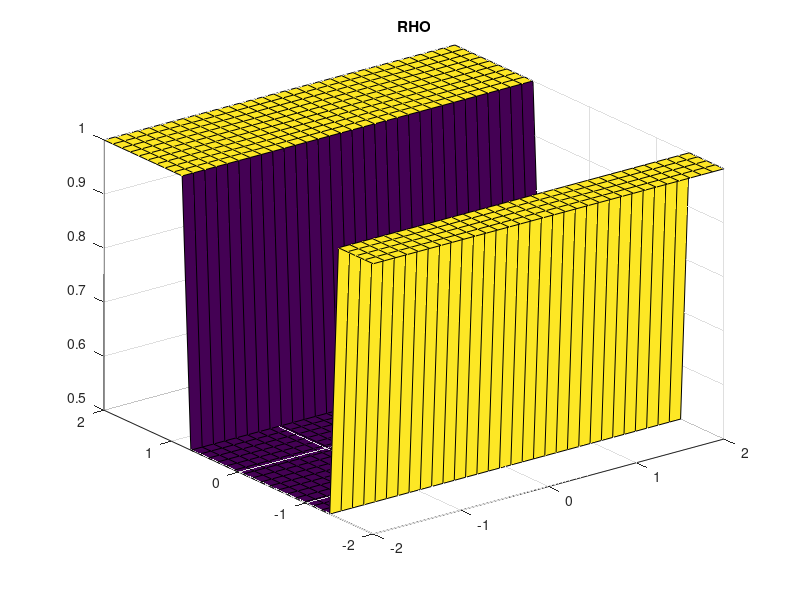
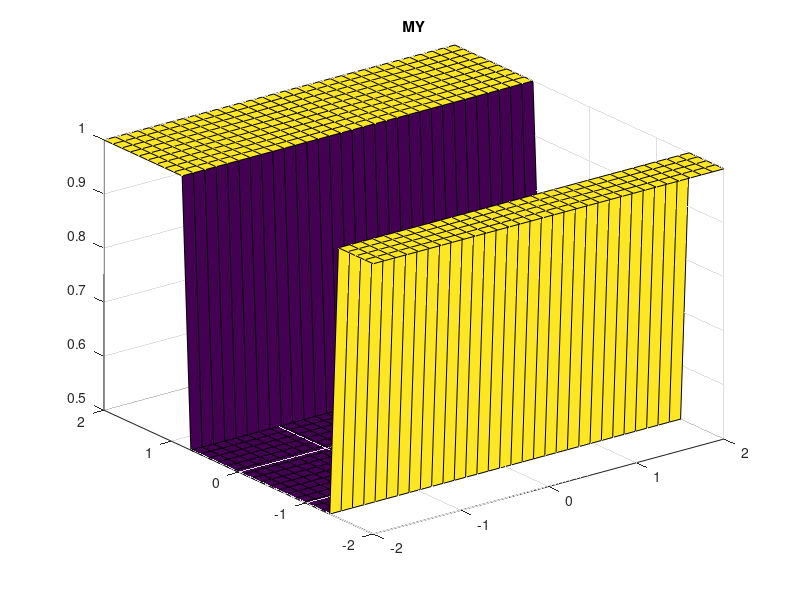
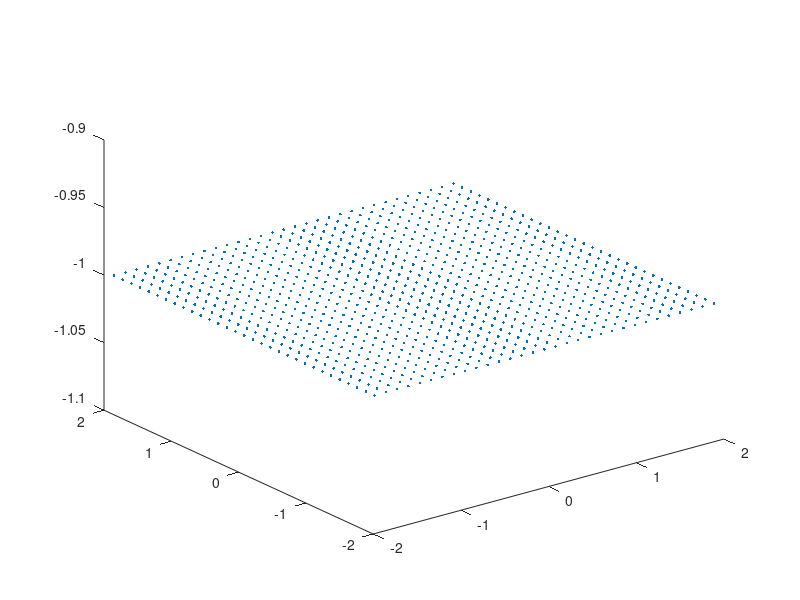

Recreate these plots in MATLAB, in order. (Note: this script raises an error after producing the figures.)
clear all; clc; %close all;
% Lax-Wendroff Scheme for solving the compressible Euler Equations

% Domain initialization
nx   =  32 ; ny   =  32 ;
xmax =  2.0; ymax =  2.0;
xmin = -2.0; ymin = -2.0;
dx = (xmax-xmin)/(nx-1);
dy = (ymax-ymin)/(ny-1);
[X,Y] = meshgrid(xmin:dx:xmax,ymin:dy:ymax);

% Time initialization
tmax = 100;
CFL  = 0.2;
dt   = CFL*min(dx,dy);
Cx   = dt/dx;
Cy   = dt/dy;

% Switches
TVD = 2;                  % 1=MinMod, 2=Superbee, 3=Nonlinear Superbee
BC  = 2;                  % 1=Reflective, 2=Periodic
SCH = 4;                  % 1=Lax-Wendroff, 2=MPDATA,4=FEM

% Physical Constants
gamma = 1.4;

% Initial Conditions
RHO = ones (ny+4,nx+4);
MX  = zeros(ny+4,nx+4);
MY  = ones(ny+4,nx+4);
E   = ones (ny+4,nx+4)*20;
P   = ones (ny+4,nx+4);

% RHO(3:ny+2,3:nx+2) = exp(-2*(X.^2+Y.^2)) + 1;
% RHO(ny/2-ny/4:ny/2+ny/4,:) = 2;
RHO(ny/4:3*ny/4,:) = .5;
%RHO(3:nx+2,3:ny+2) = 1+.25*cos((2*pi/4)*Y);
%     RHO(2,:) = RHO(3,:); 
%     RHO(1,:) = RHO(2,:); 
%     RHO(:,2) = RHO(:,3); 
%     RHO(:,1) = RHO(:,2);
%     RHO(ny+3,:) = RHO(ny+2,:);
%     RHO(ny+4,:) = RHO(ny+2,:);
%     RHO(:,nx+3) = RHO(:,nx+2);
%     RHO(:,nx+4) = RHO(:,nx+2);
MY = RHO;
E = RHO;
P = (gamma-1)*(E-0.5*((MX.^2 + MY.^2)./RHO));
% MY (ny/2+2:ny+4,:) = 0.5;
% P  (ny/2+2:ny+4,:) = 0.5;

figure(1),surf(X,Y,RHO(3:ny+2,3:nx+2)), title('RHO')
figure(2),surf(X,Y,MY(3:ny+2,3:nx+2) ), title('MY' )
%figure(3),plot(MY(:,34),'.-'         ), title('MY' )

RHO_New = RHO;
err = eps*(randi([-1,1],nx,ny));
RHO(3:ny+2,3:nx+2) = RHO(3:ny+2,3:nx+2) + 0*eps*(randi([-1,1],nx,ny));


for t=0:dt:tmax
    t1 = tic;
% Boundary Conditions
if BC == 1 % Reflective BC
    RHO(2,:) = RHO(3,:); P(2,:) = P(3,:); E(2,:) = E(3,:);
    RHO(1,:) = RHO(2,:); P(1,:) = P(2,:); E(1,:) = E(2,:);
    RHO(:,2) = RHO(:,3); P(:,2) = P(:,3); E(:,2) = E(:,3);
    RHO(:,1) = RHO(:,2); P(:,1) = P(:,2); E(:,1) = E(:,2);
    
    MX(2,:) = -MX(3,:); MY(2,:) = -MY(3,:);
    MX(1,:) =  MX(2,:); MY(1,:) =  MY(2,:);
    MX(:,2) = -MX(:,3); MY(:,2) = -MY(:,3);
    MX(:,1) =  MX(:,2); MY(:,1) =  MY(:,2);
    
    RHO(ny+3,:) = RHO(ny+2,:); P(ny+3,:) = P(ny+2,:); E(ny+3,:) = E(ny+2,:);
    RHO(ny+4,:) = RHO(ny+2,:); P(ny+4,:) = P(ny+2,:); E(ny+4,:) = E(ny+2,:);
    RHO(:,nx+3) = RHO(:,nx+2); P(:,nx+3) = P(:,nx+2); E(:,nx+3) = E(:,nx+2);
    RHO(:,nx+4) = RHO(:,nx+2); P(:,nx+4) = P(:,nx+2); E(:,nx+4) = E(:,nx+2);
    
    MX(ny+3,:) = -MX(ny+2,:); MY(ny+3,:) = -MY(ny+2,:);
    MX(ny+4,:) =  MX(ny+3,:); MY(ny+4,:) =  MY(ny+3,:);
    MX(:,nx+3) = -MX(:,nx+2); MY(:,nx+3) = -MY(:,nx+2);
    MX(:,nx+4) =  MX(:,nx+3); MY(:,nx+4) =  MY(:,nx+3);
    
elseif BC == 2 % Periodic BC
    RHO(2,:) = RHO(ny+2,:); P(2,:) = P(ny+2,:); E(2,:) = E(ny+2,:);
    RHO(1,:) = RHO(ny+1,:); P(1,:) = P(ny+1,:); E(1,:) = E(ny+1,:);
    RHO(:,2) = RHO(:,nx+2); P(:,2) = P(:,nx+2); E(:,2) = E(:,nx+2);
    RHO(:,1) = RHO(:,nx+1); P(:,1) = P(:,nx+1); E(:,1) = E(:,nx+1);
    
    MX(2,:) = MX(ny+2,:); MY(2,:) = MY(ny+2,:);
    MX(1,:) = MX(ny+1,:); MY(1,:) = MY(ny+1,:);
    MX(:,2) = MX(:,nx+2); MY(:,2) = MY(:,nx+2);
    MX(:,1) = MX(:,nx+1); MY(:,1) = MY(:,nx+1);
    
    RHO(ny+3,:) = RHO(3,:); P(ny+3,:) = P(3,:); E(ny+3,:) = E(3,:);
    RHO(ny+4,:) = RHO(4,:); P(ny+4,:) = P(4,:); E(ny+4,:) = E(4,:);
    RHO(:,nx+3) = RHO(:,3); P(:,nx+3) = P(:,3); E(:,nx+3) = E(:,3);
    RHO(:,nx+4) = RHO(:,4); P(:,nx+4) = P(:,4); E(:,nx+4) = E(:,4);
    
    MX(ny+3,:) = MX(3,:); MY(ny+3,:) = MY(3,:);
    MX(ny+4,:) = MX(4,:); MY(ny+4,:) = MY(4,:);
    MX(:,nx+3) = MX(:,3); MY(:,nx+3) = MY(:,3);
    MX(:,nx+4) = MX(:,4); MY(:,nx+4) = MY(:,4);    
        
end

% First Pass
j = 1:ny+2;
i = 1:nx+2;

% X Direction
% Density
RHOx (j,i) = 0.5*(RHO(j+2,i+2)+RHO(j+2,i+1))...
    - Cx/2*(MX(j+2,i+2)-MX(j+2,i+1));

% X Momentum
MXx  (j,i) = 0.5*(MX(j+2,i+2)+MX(j+2,i+1))...
    - Cx/2*((MX(j+2,i+2).^2./RHO(j+2,i+2)+P(j+2,i+2))...
          - (MX(j+2,i+1).^2./RHO(j+2,i+1)+P(j+2,i+1)));
      
% Y Momentum
MYx  (j,i) = 0.5*(MY(j+2,i+2)+MY(j+2,i+1))...
    - Cx/2*(MX(j+2,i+2).*MY(j+2,i+2)./RHO(j+2,i+2)...
          - MX(j+2,i+1).*MY(j+2,i+1)./RHO(j+2,i+1));
      
% Energy Flux
Ex   (j,i) = 0.5*(E(j+2,i+2)+E(j+2,i+1))...
    - Cx/2*((E(j+2,i+2)+P(j+2,i+2)).*MX(j+2,i+2)./RHO(j+2,i+2)...
          - (E(j+2,i+1)+P(j+2,i+1)).*MX(j+2,i+1)./RHO(j+2,i+1));
% Pressure
Px   (j,i) = (gamma-1)*(Ex(j,i)-0.5*((MXx(j,i).^2+MYx(j,i).^2)./RHOx(j,i)));

% Y Direction
RHOy (j,i) = 0.5*(RHO(j+2,i+2)+RHO(j+1,i+2))...
    - Cy/2*(MY(j+2,i+2)-MY(j+1,i+2));

% X Momentum
MXy  (j,i) = 0.5*(MX(j+2,i+2)+MX(j+1,i+2))...
    - Cy/2*(MY(j+2,i+2).*MX(j+2,i+2)./RHO(j+2,i+2)...
          - MY(j+1,i+2).*MX(j+1,i+2)./RHO(j+1,i+2));
% Y Momentum
MYy  (j,i) = 0.5*(MY(j+2,i+2)+MY(j+1,i+2))...
    - Cy/2*((MY(j+2,i+2).^2./RHO(j+2,i+2)+P(j+2,i+2))...
          - (MY(j+1,i+2).^2./RHO(j+1,i+2)+P(j+1,i+2)));
      
% Energy Flux
Ey   (j,i) = 0.5*(E(j+2,i+2)+E(j+1,i+2))...
    - Cy/2*((E(j+2,i+2)+P(j+2,i+2)).*MY(j+2,i+2)./RHO(j+2,i+2)...
          - (E(j+1,i+2)+P(j+1,i+2)).*MY(j+1,i+2)./RHO(j+1,i+2));
      
% Pressure
Py   (j,i) = (gamma-1)*(Ey(j,i)-0.5*((MXy(j,i).^2+MYy(j,i).^2)./RHOy(j,i)));

% Second Pass
j = 3:ny+2;
i = 3:nx+2;

nuplusy  = abs(MYy(j-1,i-2)./RHOy(j-1,i-2)...
    +sqrt(gamma*Py(j-1,i-2)./RHOy(j-1,i-2)))*Cy;
nuplusx  = abs(MXx(j-2,i-1)./RHOx(j-2,i-1)...
    +sqrt(gamma*Px(j-2,i-1)./RHOx(j-2,i-1)))*Cx;
numinusy = abs(MYy(j-2,i-2)./RHOy(j-2,i-2)...
    +sqrt(gamma*Py(j-2,i-2)./RHOy(j-2,i-2)))*Cy;
numinusx = abs(MXx(j-2,i-2)./RHOx(j-2,i-2)...
    +sqrt(gamma*Px(j-2,i-2)./RHOx(j-2,i-2)))*Cx;

% Mass Conservation
if SCH == 1 % Use Lax-Wendroff
% nuplusy  = abs(MYy(j-1,i-2)./RHOy(j-1,i-2)...
%     - sqrt(gamma*Py(j-1,i-2)./RHOy(j-1,i-2)))*Cy;
% nuplusx  = abs(MXx(j-2,i-1)./RHOx(j-2,i-1)...
%     - sqrt(gamma*Px(j-2,i-1)./RHOx(j-2,i-1)))*Cx;
% numinusy = abs(MYy(j-2,i-2)./RHOy(j-2,i-2)...
%     - sqrt(gamma*Py(j-2,i-2)./RHOy(j-2,i-2)))*Cy;
% numinusx = abs(MXx(j-2,i-2)./RHOx(j-2,i-2)...
%     - sqrt(gamma*Px(j-2,i-2)./RHOx(j-2,i-2)))*Cx;
       
RHO_New (j,i) = RHO(j,i) - Cx*(MXx(j-2,i-1)-MXx(j-2,i-2))...
                         - Cy*(MYy(j-1,i-2)-MYy(j-2,i-2))...
    - wminusx(RHO,j,i,numinusx,TVD).*(RHO(j  ,i  )-RHO(j  ,i-1))...
    + wplusx (RHO,j,i,nuplusx ,TVD).*(RHO(j  ,i+1)-RHO(j  ,i  ))...
    - wminusy(RHO,j,i,numinusy,TVD).*(RHO(j  ,i  )-RHO(j-1,i  ))...
    + wplusy (RHO,j,i,nuplusy ,TVD).*(RHO(j+1,i  )-RHO(j  ,i  ));

elseif SCH == 2 % Use MPDATA
U_halfp (j,i) = (MX(j,i+1)./RHO(j,i+1) + MX(j,i  )./RHO(j,i  ))*Cx/2;
U_halfm (j,i) = (MX(j,i  )./RHO(j,i  ) + MX(j,i-1)./RHO(j,i-1))*Cx/2;
V_halfp (j,i) = (MY(j+1,i)./RHO(j+1,i) + MY(j,i  )./RHO(j,i  ))*Cy/2;
V_halfm (j,i) = (MY(j,i  )./RHO(j,i  ) + MY(j-1,i)./RHO(j-1,i))*Cy/2;

RHO_New (j,i) = RHO(j,i) - (MPDATA(RHO(j,i  ),RHO(j,i+1),U_halfp(j,i))...
                          - MPDATA(RHO(j,i-1),RHO(j,i  ),U_halfm(j,i)))...
                         - (MPDATA(RHO(j,i  ),RHO(j+1,i),V_halfp(j,i))...
                          - MPDATA(RHO(j-1,i),RHO(j,i  ),V_halfm(j,i)));
                      
U_d_p   (j,i) = dt/dx*((abs(U_halfp(j,i))-U_halfp(j,i).^2).*...
    d_px(j,i  ,RHO_New) - U_halfp(j,i).*V_halfp(j,i).*d_py(j,i  ,RHO_New));
U_d_m   (j,i) = dt/dx*((abs(U_halfm(j,i))-U_halfm(j,i).^2).*...
    d_px(j,i-1,RHO_New) - U_halfm(j,i).*V_halfm(j,i).*d_py(j,i-1,RHO_New));
V_d_p   (j,i) = dt/dy*((abs(V_halfp(j,i))-V_halfp(j,i).^2).*...
    d_py(j  ,i,RHO_New) - U_halfp(j,i).*V_halfp(j,i).*d_px(j  ,i,RHO_New));
V_d_m   (j,i) = dt/dy*((abs(V_halfm(j,i))-V_halfm(j,i).^2).*...
    d_py(j-1,i,RHO_New) - U_halfm(j,i).*V_halfm(j,i).*d_px(j-1,i,RHO_New));

RHO_New (j,i) = RHO_New(j,i) - (MPDATA(RHO_New(j,i  ),RHO_New(j,i+1),U_d_p(j,i))...
                              - MPDATA(RHO_New(j,i-1),RHO_New(j,i  ),U_d_m(j,i)))...
                             - (MPDATA(RHO_New(j,i  ),RHO_New(j+1,i),V_d_p(j,i))...
                              - MPDATA(RHO_New(j-1,i),RHO_New(j,i  ),V_d_m(j,i)));

elseif BC == 2 && SCH == 4
    %Remove extra points used for BCs
    RHO_New = RHO(3:ny+2,3:nx+2);
    MX_t = MX(3:ny+2,3:nx+2);
    MY_t = MY(3:ny+2,3:nx+2);
    a = 1;
    U = reshape(MX_t./RHO_New,nx*ny,1);
    V = reshape(MY_t./RHO_New,nx*ny,1);
    X = reshape(X,nx*ny,1);
    Y = reshape(Y,nx*ny,1);
    %tri = delaunay(X,Y);
    n = 1;
    for k = 1:nx*ny
        if rem(k,ny) ~= 0 && k < (nx-1)*ny
            tri(n,1:3) = [k, k+1, k+ny];
            n = n+1;
            tri(n,1:3) = [k+1, k+1+ny, k+ny];
            n = n+1;
        end
    end
    
    alias = [(1:ny)',(nx*ny-(ny-1):nx*ny)';(1+ny:ny:nx*ny-(ny-1))',(2*ny:ny:nx*ny)'];
    alias = fliplr(alias);
    nalias = 1:nx*ny; %any node that is not on the right side of alias
    nalias(alias(:,2)) = [];
    
    %Assemble the Global stiffness matrix from local matrices
    M = zeros(nx*ny,nx*ny);
    K = zeros(nx*ny,nx*ny);
    n = 1:length(tri);
    Me1 = zeros(3,3);
    Me2 = zeros(3,3);
    Me3 = zeros(3,3);
    h(n) = .707*(xmax-xmin)/(nx-1);
    A(n) = abs(.5*(X(tri(n,1)).*Y(tri(n,2)) - X(tri(n,1)).*Y(tri(n,3))...
                 + X(tri(n,2)).*Y(tri(n,3)) - X(tri(n,2)).*Y(tri(n,1))...
                 + X(tri(n,3)).*Y(tri(n,1)) - X(tri(n,3)).*Y(tri(n,2))))';
    tic
    for n = 1:length(tri)
        if rem(n,2) == 1
            u = -(U(tri(n,3))+U(tri(n,2))+U(tri(n,1))+U(tri(n+1,2)))/4;
            v = -(V(tri(n,3))+V(tri(n,2))+V(tri(n,1))+V(tri(n+1,2)))/4;
            x = (X(tri(n,3))+X(tri(n,2))+X(tri(n,1))+X(tri(n+1,2)))/4;
            y = (Y(tri(n,3))+Y(tri(n,2))+Y(tri(n,1))+Y(tri(n+1,2)))/4;
        else
            u = -(U(tri(n,3))+U(tri(n,2))+U(tri(n,1))+U(tri(n-1,1)))/4;
            v = -(V(tri(n,3))+V(tri(n,2))+V(tri(n,1))+V(tri(n-1,1)))/4;
            x = (X(tri(n,3))+X(tri(n,2))+X(tri(n,1))+X(tri(n-1,1)))/4;
            y = (Y(tri(n,3))+Y(tri(n,2))+Y(tri(n,1))+Y(tri(n-1,1)))/4;
        end
        t_u(n) = u;
        t_v(n) = v;
        t_x(n) = x;
        t_y(n) = y;
        %v = -1;
        %u = 0;
        uv_mag = sqrt(u^2+v^2);
        Me1(1:3,1:3) = A(n)*[1/6,1/12,1/12;1/12,1/6,1/12;1/12,1/12,1/6];
        Me2(1:3,1:3) = (a*h(n)*u/(12*uv_mag))*...
            [Y(tri(n,2))-Y(tri(n,3)),Y(tri(n,2))-Y(tri(n,3)),Y(tri(n,2))-Y(tri(n,3));... 
             Y(tri(n,3))-Y(tri(n,1)),Y(tri(n,3))-Y(tri(n,1)),Y(tri(n,3))-Y(tri(n,1));...
             Y(tri(n,1))-Y(tri(n,2)),Y(tri(n,1))-Y(tri(n,2)),Y(tri(n,1))-Y(tri(n,2))];
        Me3(1:3,1:3) = (a*h(n)*v/(12*uv_mag))*...
            [X(tri(n,3))-X(tri(n,2)),X(tri(n,3))-X(tri(n,2)),X(tri(n,3))-X(tri(n,2));... 
             X(tri(n,1))-X(tri(n,3)),X(tri(n,1))-X(tri(n,3)),X(tri(n,1))-X(tri(n,3));...
             X(tri(n,2))-X(tri(n,1)),X(tri(n,2))-X(tri(n,1)),X(tri(n,2))-X(tri(n,1))];
        M(tri(n,1),tri(n,:)) = M(tri(n,1),tri(n,:)) + Me1(1,:) + Me2(1,:) + Me3(1,:);
        M(tri(n,2),tri(n,:)) = M(tri(n,2),tri(n,:)) + Me1(2,:) + Me2(2,:) + Me3(2,:);
        M(tri(n,3),tri(n,:)) = M(tri(n,3),tri(n,:)) + Me1(3,:) + Me2(3,:) + Me3(3,:);
        Ke2r1(1,1:3) = ((u/6) + (u*a*h(n)/(8*A(n))) * ((u/uv_mag)*(Y(tri(n,2))-Y(tri(n,3))) + (v/uv_mag)*(X(tri(n,3))-X(tri(n,2))))) * [Y(tri(n,2))-Y(tri(n,3)), Y(tri(n,3))-Y(tri(n,1)), Y(tri(n,1))-Y(tri(n,2))]... 
                     + ((v/6) + (v*a*h(n)/(8*A(n))) * ((u/uv_mag)*(Y(tri(n,2))-Y(tri(n,3))) + (v/uv_mag)*(X(tri(n,3))-X(tri(n,2))))) * [X(tri(n,3))-X(tri(n,2)), X(tri(n,1))-X(tri(n,3)), X(tri(n,2))-X(tri(n,1))];
        Ke2r2(1,1:3) = ((u/6) + (u*a*h(n)/(8*A(n))) * ((u/uv_mag)*(Y(tri(n,3))-Y(tri(n,1))) + (v/uv_mag)*(X(tri(n,1))-X(tri(n,3))))) * [Y(tri(n,2))-Y(tri(n,3)), Y(tri(n,3))-Y(tri(n,1)), Y(tri(n,1))-Y(tri(n,2))]... 
                     + ((v/6) + (v*a*h(n)/(8*A(n))) * ((u/uv_mag)*(Y(tri(n,3))-Y(tri(n,1))) + (v/uv_mag)*(X(tri(n,1))-X(tri(n,3))))) * [X(tri(n,3))-X(tri(n,2)), X(tri(n,1))-X(tri(n,3)), X(tri(n,2))-X(tri(n,1))];
        Ke2r3(1,1:3) = ((u/6) + (u*a*h(n)/(8*A(n))) * ((u/uv_mag)*(Y(tri(n,1))-Y(tri(n,2))) + (v/uv_mag)*(X(tri(n,2))-X(tri(n,1))))) * [Y(tri(n,2))-Y(tri(n,3)), Y(tri(n,3))-Y(tri(n,1)), Y(tri(n,1))-Y(tri(n,2))]... 
                     + ((v/6) + (v*a*h(n)/(8*A(n))) * ((u/uv_mag)*(Y(tri(n,1))-Y(tri(n,2))) + (v/uv_mag)*(X(tri(n,2))-X(tri(n,1))))) * [X(tri(n,3))-X(tri(n,2)), X(tri(n,1))-X(tri(n,3)), X(tri(n,2))-X(tri(n,1))];
        K(tri(n,1),tri(n,:)) = K(tri(n,1),tri(n,:)) + Ke2r1(1,1:3);
        K(tri(n,2),tri(n,:)) = K(tri(n,2),tri(n,:)) + Ke2r2(1,1:3);
        K(tri(n,3),tri(n,:)) = K(tri(n,3),tri(n,:)) + Ke2r3(1,1:3);
    end
    toc
    figure(6);
    plot3(t_x,t_y,t_v,'.');
    
    %Enforce periodic boundary conditions.
    for m = 1:length(alias)
        K(:,alias(m,1)) = K(:,alias(m,1)) + K(:,alias(m,2));
        M(:,alias(m,1)) = M(:,alias(m,1)) + M(:,alias(m,2));
    end
    for m = 1:length(alias)
        K(alias(m,1),:) = K(alias(m,1),:) + K(alias(m,2),:);
        M(alias(m,1),:) = M(alias(m,1),:) + M(alias(m,2),:);
    end
    
    K(alias(:,2),:) = [];
    K(:,alias(:,2)) = [];
    M(alias(:,2),:) = [];
    M(:,alias(:,2)) = [];
    RHO_New(alias(:,2)) = [];
    RHO_New = RHO_New';
    
    M = sparse(M);
    K = sparse(K);
    
    options = odeset('Mass',M);
    f = @(t, RHO_New)(-K * RHO_New);
    
    tic
    [T,RHO_New] = ode45(f,[0 dt],RHO_New,options);
    toc
    RHO_New = RHO_New(end,1:end)';
    %theta = 0; %1 - forward Euler
    %A = (M+(1-theta)*dt*K);
    %RHO_New = (M+(1-theta)*dt*K) \ ((M - theta*dt*K)*RHO_New);
    
    %Restore the normal form of the variables
    temp = zeros((ny)*(nx),1);
    temp(nalias) = RHO_New;
    
    temp(alias(:,2)) = temp(alias(:,1)); %Having trouble with repeats
    temp(alias(:,2)) = temp(alias(:,1));
    
    RHO_New = reshape(temp,ny,nx);
    n = 3:ny+2; m = 3:nx+2;
    temp = zeros(ny+4,nx+4);
    temp(n,m) = RHO_New(n-2,m-2);
    RHO_New = temp;
    X = reshape(X,ny,nx);
    Y = reshape(Y,ny,nx);
end

% X Momentum
% nuplusy  = abs(MYy(j-1,i-2)./RHOy(j-1,i-2))*Cy;
% nuplusx  = abs(MXx(j-2,i-1)./RHOx(j-2,i-1))*Cx;
% numinusy = abs(MYy(j-2,i-2)./RHOy(j-2,i-2))*Cy;
% numinusx = abs(MXx(j-2,i-2)./RHOx(j-2,i-2))*Cx;

MX_New  (j,i) = MX(j,i) - Cx*((MXx(j-2,i-1).^2./RHOx(j-2,i-1)+Px(j-2,i-1))...
                            - (MXx(j-2,i-2).^2./RHOx(j-2,i-2)+Px(j-2,i-2)))...
    - Cy*(MYy(j-1,i-2).*MXy(j-1,i-2)./RHOy(j-1,i-2)...
        - MYy(j-2,i-2).*MXy(j-2,i-2)./RHOy(j-2,i-2))...
    - wminusx(MX,j,i,numinusx,TVD).*(MX(j  ,i  )-MX(j  ,i-1))...
    + wplusx (MX,j,i,nuplusx ,TVD).*(MX(j  ,i+1)-MX(j  ,i  ))...
    - wminusy(MX,j,i,numinusy,TVD).*(MX(j  ,i  )-MX(j-1,i  ))...
    + wplusy (MX,j,i,nuplusy ,TVD).*(MX(j+1,i  )-MX(j  ,i  ));

% Y Momentum
MY_New  (j,i) = MY(j,i) - Cy*((MYy(j-1,i-2).^2./RHOy(j-1,i-2)+Py(j-1,i-2))...
                            - (MYy(j-2,i-2).^2./RHOy(j-2,i-2)+Py(j-2,i-2)))...
    - Cx*(MXx(j-2,i-1).*MYx(j-2,i-1)./RHOx(j-2,i-1)...
        - MXx(j-2,i-2).*MYx(j-2,i-2)./RHOx(j-2,i-2))...
    - wminusx(MY,j,i,numinusx,TVD).*(MY(j  ,i  )-MY(j  ,i-1))...
    + wplusx (MY,j,i,nuplusx ,TVD).*(MY(j  ,i+1)-MY(j  ,i  ))...
    - wminusy(MY,j,i,numinusy,TVD).*(MY(j  ,i  )-MY(j-1,i  ))...
    + wplusy (MY,j,i,nuplusy ,TVD).*(MY(j+1,i  )-MY(j  ,i  ));

% Energy Equation
% nuplusy  = abs(MYy(j-1,i-2)./RHOy(j-1,i-2)...
%     +sqrt(gamma*Py(j-1,i-2)./RHOy(j-1,i-2)))*Cy;
% nuplusx  = abs(MXx(j-2,i-1)./RHOx(j-2,i-1)...
%     +sqrt(gamma*Px(j-2,i-1)./RHOx(j-2,i-1)))*Cx;
% numinusy = abs(MYy(j-2,i-2)./RHOy(j-2,i-2)...
%     +sqrt(gamma*Py(j-2,i-2)./RHOy(j-2,i-2)))*Cy;
% numinusx = abs(MXx(j-2,i-2)./RHOx(j-2,i-2)...
%     +sqrt(gamma*Px(j-2,i-2)./RHOx(j-2,i-2)))*Cx;

E_New   (j,i) = E(j,i) - Cx*(((Ex(j-2,i-1)+Px(j-2,i-1)).*MXx(j-2,i-1)./RHOx(j-2,i-1)) ...
                           - ((Ex(j-2,i-2)+Px(j-2,i-2)).*MXx(j-2,i-2)./RHOx(j-2,i-2)))...
                       - Cy*(((Ey(j-1,i-2)+Py(j-1,i-2)).*MYy(j-1,i-2)./RHOy(j-1,i-2)) ...
                           - ((Ey(j-2,i-2)+Py(j-2,i-2)).*MYy(j-2,i-2)./RHOy(j-2,i-2)))...
    - wminusx(E,j,i,numinusx,TVD).*(E(j  ,i  )-E(j  ,i-1))...
    + wplusx (E,j,i,nuplusx ,TVD).*(E(j  ,i+1)-E(j  ,i  ))...
    - wminusy(E,j,i,numinusy,TVD).*(E(j  ,i  )-E(j-1,i  ))...
    + wplusy (E,j,i,nuplusy ,TVD).*(E(j+1,i  )-E(j  ,i  ));

% Pressure
P       (j,i) = (gamma-1)*(E_New(j,i)-0.5*((MX_New(j,i).^2 ...
    + MY_New(j,i).^2)./RHO_New(j,i)));


RHO(j,i) = RHO_New(j,i);
MY (j,i) = MY_New (j,i);
MX (j,i) = MX_New (j,i);
E  (j,i) = E_New  (j,i);

plot1(1:length(j)  ,1) = RHO(j,nx/2);
if BC == 2, plot1(length(j)+j-2,1) = RHO(j,nx/2); end

if mod(t,1*dt) == 0
    figure(1),surf(X,Y,RHO(j,i))  , title('RHO')
    figure(2),surf(X,Y,MY (j,i))  , title('MY' )
    figure(3),plot(plot1,'.-') , title('RHO')
    figure(4),surf(X,Y,MY(j,i)./RHO(j,i))  , title('V')
    figure(5),surf(X,Y,MX(j,i)./RHO(j,i))  , title('X')
end

% if t>2.54, break; end
telapsed = toc(t1)
end